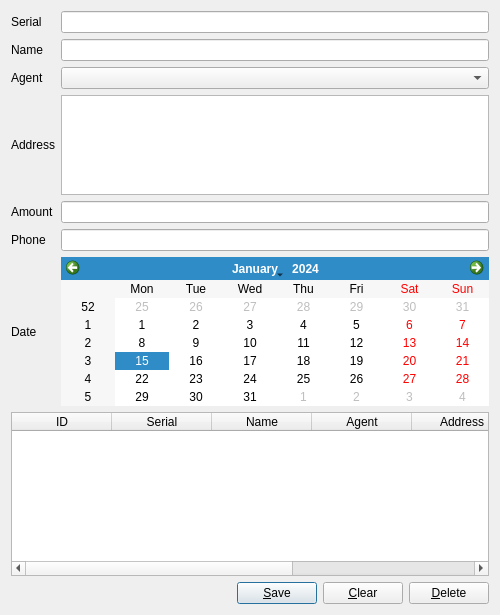
<?xml version="1.0" encoding="UTF-8"?>
<ui version="4.0">
 <class>EditDebtorDialog</class>
 <widget class="QDialog" name="EditDebtorDialog">
  <property name="geometry">
   <rect>
    <x>0</x>
    <y>0</y>
    <width>500</width>
    <height>615</height>
   </rect>
  </property>
  <property name="windowTitle">
   <string>Edit Debtor</string>
  </property>
  <layout class="QGridLayout" name="gridLayout">
   <item row="0" column="0">
    <widget class="QLabel" name="label">
     <property name="text">
      <string>Serial</string>
     </property>
    </widget>
   </item>
   <item row="0" column="1">
    <widget class="QLineEdit" name="serialEdit">
     <property name="inputMask">
      <string>9999; </string>
     </property>
     <property name="alignment">
      <set>Qt::AlignRight|Qt::AlignTrailing|Qt::AlignVCenter</set>
     </property>
    </widget>
   </item>
   <item row="1" column="0">
    <widget class="QLabel" name="label_2">
     <property name="text">
      <string>Name</string>
     </property>
    </widget>
   </item>
   <item row="1" column="1">
    <widget class="QLineEdit" name="nameEdit"/>
   </item>
   <item row="2" column="0">
    <widget class="QLabel" name="label_3">
     <property name="text">
      <string>Agent</string>
     </property>
    </widget>
   </item>
   <item row="2" column="1">
    <widget class="QComboBox" name="agentCombo"/>
   </item>
   <item row="3" column="0">
    <widget class="QLabel" name="label_4">
     <property name="text">
      <string>Address</string>
     </property>
    </widget>
   </item>
   <item row="3" column="1">
    <widget class="QTextEdit" name="addressEdit">
     <property name="sizePolicy">
      <sizepolicy hsizetype="Expanding" vsizetype="Fixed">
       <horstretch>0</horstretch>
       <verstretch>0</verstretch>
      </sizepolicy>
     </property>
     <property name="maximumSize">
      <size>
       <width>16777215</width>
       <height>100</height>
      </size>
     </property>
    </widget>
   </item>
   <item row="4" column="0">
    <widget class="QLabel" name="label_5">
     <property name="text">
      <string>Amount</string>
     </property>
    </widget>
   </item>
   <item row="4" column="1">
    <widget class="QLineEdit" name="amountEdit">
     <property name="text">
      <string/>
     </property>
    </widget>
   </item>
   <item row="5" column="0">
    <widget class="QLabel" name="label_6">
     <property name="text">
      <string>Phone</string>
     </property>
    </widget>
   </item>
   <item row="5" column="1">
    <widget class="QLineEdit" name="phoneEdit"/>
   </item>
   <item row="6" column="0">
    <widget class="QLabel" name="label_7">
     <property name="text">
      <string>Date</string>
     </property>
    </widget>
   </item>
   <item row="6" column="1">
    <widget class="QCalendarWidget" name="dateCalendar">
     <property name="sizePolicy">
      <sizepolicy hsizetype="Preferred" vsizetype="Fixed">
       <horstretch>0</horstretch>
       <verstretch>0</verstretch>
      </sizepolicy>
     </property>
    </widget>
   </item>
   <item row="7" column="0" colspan="2">
    <widget class="QTableWidget" name="tableWidget">
     <property name="editTriggers">
      <set>QAbstractItemView::NoEditTriggers</set>
     </property>
     <property name="alternatingRowColors">
      <bool>true</bool>
     </property>
     <property name="selectionMode">
      <enum>QAbstractItemView::SingleSelection</enum>
     </property>
     <property name="selectionBehavior">
      <enum>QAbstractItemView::SelectRows</enum>
     </property>
     <property name="horizontalScrollMode">
      <enum>QAbstractItemView::ScrollPerPixel</enum>
     </property>
     <attribute name="verticalHeaderVisible">
      <bool>false</bool>
     </attribute>
     <column>
      <property name="text">
       <string>ID</string>
      </property>
     </column>
     <column>
      <property name="text">
       <string>Serial</string>
      </property>
     </column>
     <column>
      <property name="text">
       <string>Name</string>
      </property>
     </column>
     <column>
      <property name="text">
       <string>Agent</string>
      </property>
     </column>
     <column>
      <property name="text">
       <string>Address</string>
      </property>
     </column>
     <column>
      <property name="text">
       <string>Amount</string>
      </property>
     </column>
     <column>
      <property name="text">
       <string>Phone</string>
      </property>
     </column>
     <column>
      <property name="text">
       <string>Date</string>
      </property>
     </column>
    </widget>
   </item>
   <item row="8" column="1">
    <layout class="QHBoxLayout" name="horizontalLayout">
     <item>
      <spacer name="horizontalSpacer">
       <property name="orientation">
        <enum>Qt::Horizontal</enum>
       </property>
       <property name="sizeHint" stdset="0">
        <size>
         <width>40</width>
         <height>20</height>
        </size>
       </property>
      </spacer>
     </item>
     <item>
      <widget class="QPushButton" name="saveButton">
       <property name="text">
        <string>&amp;Save</string>
       </property>
       <property name="icon">
        <iconset resource="../res/dailycollection.qrc">
         <normaloff>:/Add.png</normaloff>:/Add.png</iconset>
       </property>
      </widget>
     </item>
     <item>
      <widget class="QPushButton" name="clearButton">
       <property name="text">
        <string>&amp;Clear</string>
       </property>
       <property name="icon">
        <iconset resource="../res/dailycollection.qrc">
         <normaloff>:/Subtract.png</normaloff>:/Subtract.png</iconset>
       </property>
      </widget>
     </item>
     <item>
      <widget class="QPushButton" name="deleteButton">
       <property name="text">
        <string>&amp;Delete</string>
       </property>
       <property name="icon">
        <iconset resource="../res/dailycollection.qrc">
         <normaloff>:/Exit.png</normaloff>:/Exit.png</iconset>
       </property>
      </widget>
     </item>
    </layout>
   </item>
  </layout>
 </widget>
 <resources>
  <include location="../res/dailycollection.qrc"/>
 </resources>
 <connections/>
</ui>
